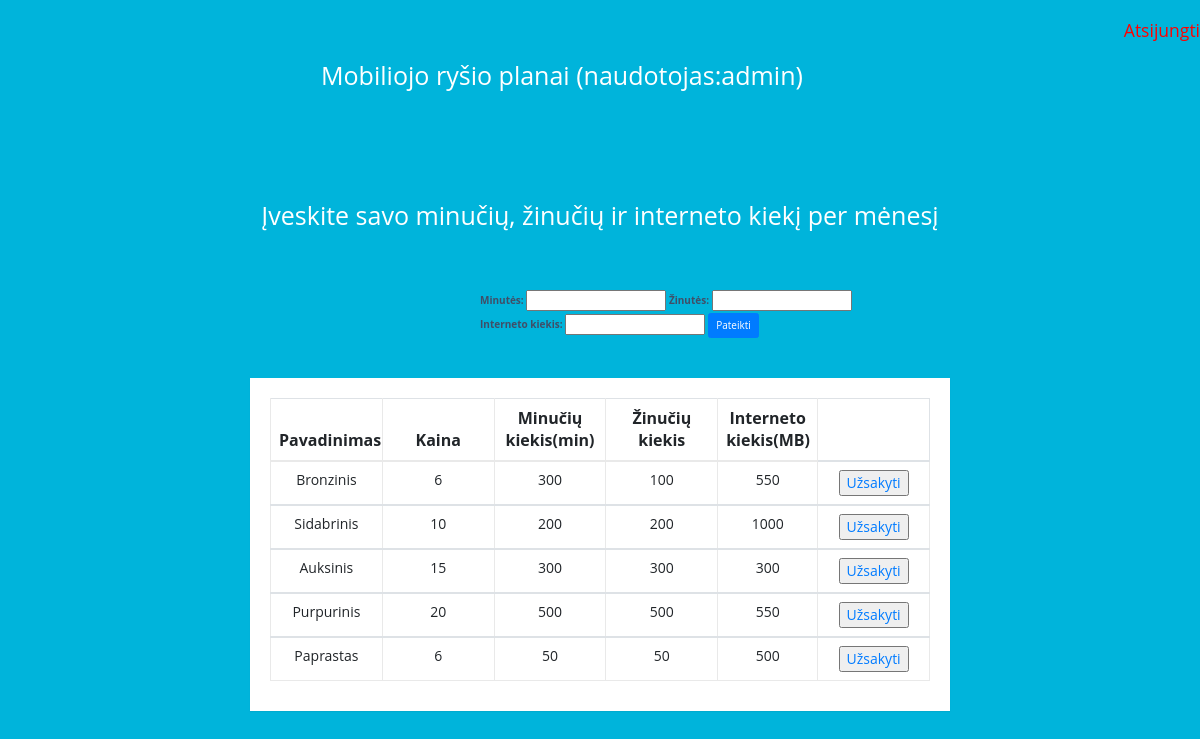
The app's page /plans.php (signed in) with its own data.
### tables this page shows
CREATE TABLE `plans` (
  `id` int(11) NOT NULL,
  `name` varchar(50) NOT NULL,
  `price` int(11) NOT NULL,
  `minutes` varchar(20) NOT NULL,
  `messages` varchar(20) NOT NULL,
  `internet` varchar(20) NOT NULL
);

### plans.php (the view, shortened to what this page needs)
<!DOCTYPE html>
<html lang="en">
<head>
    <link rel="stylesheet" href="https://maxcdn.bootstrapcdn.com/bootstrap/3.4.1/css/bootstrap.min.css">
    <link rel="stylesheet" href="https://stackpath.bootstrapcdn.com/bootstrap/4.4.1/css/bootstrap.css">
    <link rel="stylesheet" href="https://stackpath.bootstrapcdn.com/font-awesome/4.7.0/css/font-awesome.css">
</head>
<body>
<div class="float-right text-red h3"><a href = "logout.php" style = "color:red;">Atsijungti</a></div>
   <header class="text-center mb-5 text-white">
      <div class="row">
        <div class="col-lg-7 mx-auto">
          <h1>Mobiliojo ryšio planai (naudotojas:<?php echo $_SESSION['username'] ?>) </h1><br>
        </div>
      </div>
    </header>
	<header class="text-center mb-5 text-white">
      <div class="row">
        <div class="col-lg-7 mx-auto">
          <h1>Įveskite savo minučių, žinučių ir interneto kiekį per mėnesį </h1><br>
        </div>
      </div>
    </header>
	<form method = "post" >
	<div class = "info">
	<label for="min">Minutės:</label>
	<input type="number" min = "0" name="min">
	<label for="min">Žinutės:</label>
	<input type="number" min = "0" name="msg">
	<label for="min">Interneto kiekis:</label>
	<input type="number" min = "0" name="mb">
	<button type="submit" class="button btn btn-primary">
	Pateikti
	</button>
	</div>
	</form>
	<?php
		include 'dbconnect.php';
		$result = mysqli_query($conn,"SELECT * FROM plans");
		echo "
			<div class=\"container-lg\">
    		<div class=\"table-responsive\">
        	<div class=\"table-wrapper\">
            <table class=\"table table-bordered\">
                <thead>
                    <tr>
                        <th >Pavadinimas</th>
						<th >Kaina</th>
						<th >Minučių kiekis(min)</th>
						<th >Žinučių kiekis</th>
						<th >Interneto kiekis(MB)</th>
                    </tr>
                </thead>";
	while($row = mysqli_fetch_array($result))
	{
	$order = "order";
	echo "<tbody>";
	if($row['id'] != '100')
	{
	echo "<tr>";
	echo "<td>" . $row['name'] . "</td>";
	echo "<td>" . $row['price'] . "</td>";
	echo "<td>" . $row['minutes'] . "</td>";
	echo "<td>" . $row['messages'] . "</td>";
	echo "<td>" . $row['internet'] . "</td>";
	$id = $row['id'];
	echo "<td>". "<a href='plans.php?id=$id&action=$order'>". "<input onclick=\"return confirm('Ar norite užsisakyti šią paslaugą?');\" type='submit' name='order' value='Užsakyti'></input>". "</a>". "</td>";
	echo "</tr>";
	}
	}
	echo "     </tbody>
            </table>
        </div>
    </div>
</div>";
?>
</body>
</html>

### plans.php (style rules this page uses)
body { color: #404E67; background: #00b4db; font-family: 'Open Sans', sans-serif; }
.table-wrapper { width: 700px; margin: 30px auto; background: #fff; padding: 20px; box-shadow: 0 1px 1px rgba(0,0,0,.05); }
table.table { table-layout: fixed; }
table.table tr th, table.table tr td { border-color: #e9e9e9; }
table.table th:last-child { width: 100px; }
table.table td a { cursor: pointer; display: inline-block; margin: 0 5px; min-width: 24px; }
td { font-size: 14px; text-align: center; }
th { font-size: 16px; text-align: center; }
h1 { padding-top:60px; }
table { padding-top:50px; }
.info { margin: auto; width: 50%; padding: 10px; padding-left: 180px; }

### records on screen
plans: name "Bronzinis", price "6", minutes "300", messages "100", internet "550"
plans: name "Sidabrinis", price "10", minutes "200", messages "200", internet "1000"
plans: name "Auksinis", price "15", minutes "300", messages "300", internet "300"
plans: name "Purpurinis", price "20", minutes "500", messages "500", internet "550"
plans: name "Paprastas", price "6", minutes "50", messages "50", internet "500"

### other values on screen
$_SESSION['username'] "admin"
